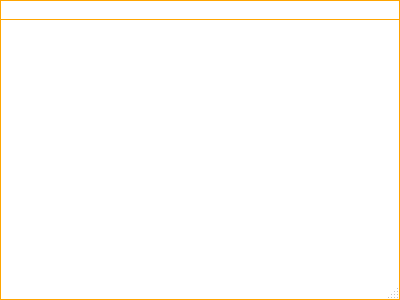
<?xml version="1.0" encoding="UTF-8"?>
<ui version="4.0">
 <class>NMainWindow</class>
 <widget class="QMainWindow" name="NMainWindow">
  <property name="geometry">
   <rect>
    <x>0</x>
    <y>0</y>
    <width>400</width>
    <height>300</height>
   </rect>
  </property>
  <property name="cursor">
   <cursorShape>ArrowCursor</cursorShape>
  </property>
  <property name="windowTitle">
   <string>NMainWindow</string>
  </property>
  <property name="styleSheet">
   <string notr="true">QWidget#titleBar{
	background-color: #FFF;
	border-top: 1px solid orange;
	border-left: 1px solid orange;
	border-right: 1px solid orange;
	color: #000;
}

QDockWidget#headerWidget, QDockWidget#headerWidget::title{
	background-color: #FFF;
	border-top: 1px solid orange;
	border-left: 1px solid orange;
	border-right: 1px solid orange;
	color: #000;	
}

QWidget#centralWidget, QWidget#headerWidgetContents, QStatusBar{
	background-color: #FFF;
	border-left: 1px solid orange;
	border-right: 1px solid orange;
}

QMainWindow::separator {
	background-color: #FFF;
	background: #FFF;
	border-left: 1px solid orange;
	border-right: 1px solid orange;
	height: 0px;
}

QStatusBar{
	border-bottom: 1px solid orange;
}</string>
  </property>
  <widget class="QWidget" name="centralWidget">
   <property name="sizePolicy">
    <sizepolicy hsizetype="Preferred" vsizetype="Preferred">
     <horstretch>0</horstretch>
     <verstretch>0</verstretch>
    </sizepolicy>
   </property>
   <layout class="QGridLayout" name="gridLayout">
    <property name="leftMargin">
     <number>10</number>
    </property>
    <property name="topMargin">
     <number>0</number>
    </property>
    <property name="rightMargin">
     <number>10</number>
    </property>
    <property name="bottomMargin">
     <number>0</number>
    </property>
    <property name="spacing">
     <number>0</number>
    </property>
   </layout>
  </widget>
  <widget class="QStatusBar" name="statusBar"/>
  <widget class="QDockWidget" name="headerWidget">
   <property name="sizePolicy">
    <sizepolicy hsizetype="Preferred" vsizetype="Preferred">
     <horstretch>0</horstretch>
     <verstretch>0</verstretch>
    </sizepolicy>
   </property>
   <property name="minimumSize">
    <size>
     <width>42</width>
     <height>35</height>
    </size>
   </property>
   <property name="maximumSize">
    <size>
     <width>524287</width>
     <height>35</height>
    </size>
   </property>
   <property name="features">
    <set>QDockWidget::NoDockWidgetFeatures</set>
   </property>
   <property name="allowedAreas">
    <set>Qt::NoDockWidgetArea</set>
   </property>
   <attribute name="dockWidgetArea">
    <number>4</number>
   </attribute>
   <widget class="QWidget" name="headerWidgetContents">
    <layout class="QGridLayout" name="gridLayout_3">
     <property name="leftMargin">
      <number>0</number>
     </property>
     <property name="topMargin">
      <number>0</number>
     </property>
     <property name="rightMargin">
      <number>0</number>
     </property>
     <property name="bottomMargin">
      <number>0</number>
     </property>
     <property name="spacing">
      <number>0</number>
     </property>
     <item row="0" column="0">
      <widget class="TitleBar" name="titleBar" native="true">
       <property name="minimumSize">
        <size>
         <width>0</width>
         <height>35</height>
        </size>
       </property>
       <property name="maximumSize">
        <size>
         <width>16777215</width>
         <height>35</height>
        </size>
       </property>
      </widget>
     </item>
    </layout>
   </widget>
  </widget>
 </widget>
 <layoutdefault spacing="6" margin="11"/>
 <customwidgets>
  <customwidget>
   <class>TitleBar</class>
   <extends>QWidget</extends>
   <header>titlebar.h</header>
   <container>1</container>
  </customwidget>
 </customwidgets>
 <resources/>
 <connections/>
</ui>
